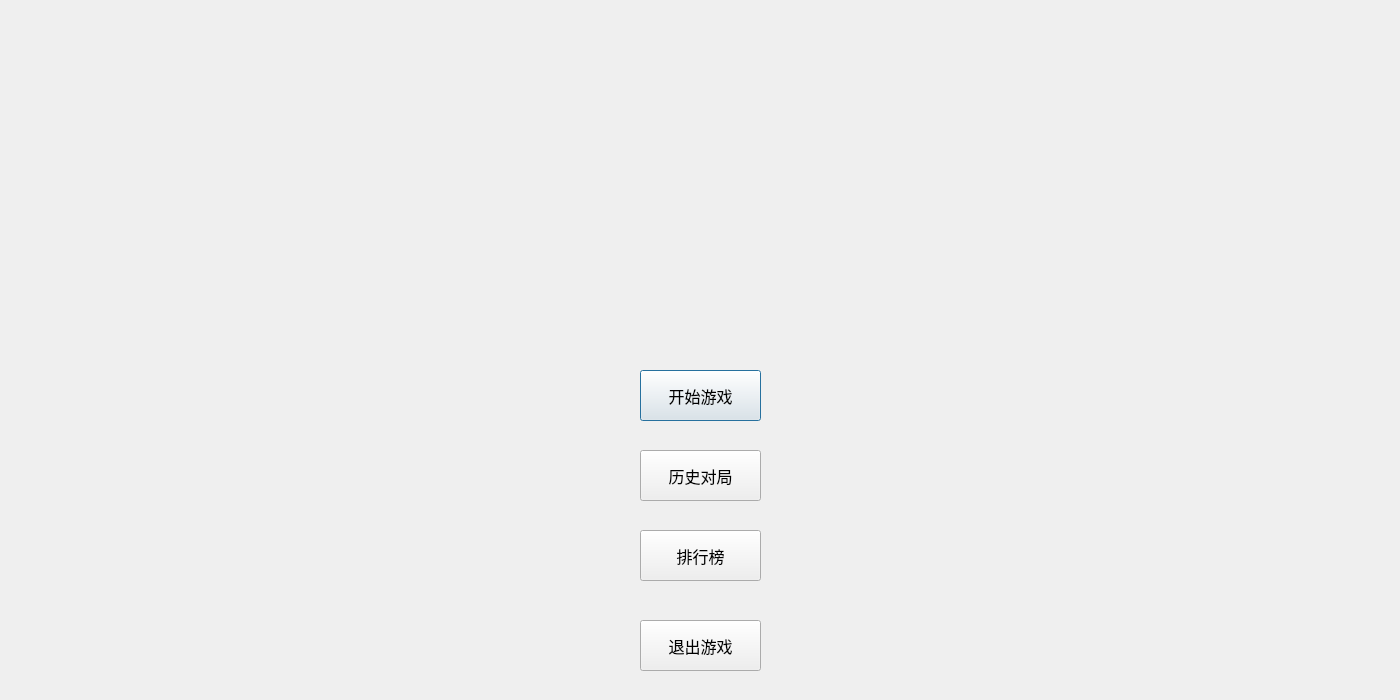
<?xml version="1.0" encoding="UTF-8"?>
<ui version="4.0">
 <class>h2</class>
 <widget class="QDialog" name="h2">
  <property name="geometry">
   <rect>
    <x>0</x>
    <y>0</y>
    <width>1400</width>
    <height>700</height>
   </rect>
  </property>
  <property name="windowTitle">
   <string>Dialog</string>
  </property>
  <property name="styleSheet">
   <string notr="true">border-image: url(:/newPrefix/backgroung.jpg);</string>
  </property>
  <widget class="QPushButton" name="pushButton">
   <property name="geometry">
    <rect>
     <x>640</x>
     <y>370</y>
     <width>121</width>
     <height>51</height>
    </rect>
   </property>
   <property name="font">
    <font>
     <family>Arial</family>
     <pointsize>12</pointsize>
    </font>
   </property>
   <property name="styleSheet">
    <string notr="true">border-image: url(:/newPrefix/white.jpg);</string>
   </property>
   <property name="text">
    <string>开始游戏</string>
   </property>
  </widget>
  <widget class="QPushButton" name="pushButton_2">
   <property name="geometry">
    <rect>
     <x>640</x>
     <y>450</y>
     <width>121</width>
     <height>51</height>
    </rect>
   </property>
   <property name="font">
    <font>
     <family>Arial</family>
     <pointsize>12</pointsize>
    </font>
   </property>
   <property name="styleSheet">
    <string notr="true">border-image: url(:/newPrefix/white.jpg);</string>
   </property>
   <property name="text">
    <string>历史对局</string>
   </property>
  </widget>
  <widget class="QPushButton" name="pushButton_3">
   <property name="geometry">
    <rect>
     <x>640</x>
     <y>530</y>
     <width>121</width>
     <height>51</height>
    </rect>
   </property>
   <property name="font">
    <font>
     <family>Arial</family>
     <pointsize>12</pointsize>
    </font>
   </property>
   <property name="styleSheet">
    <string notr="true">border-image: url(:/newPrefix/white.jpg);</string>
   </property>
   <property name="text">
    <string>排行榜</string>
   </property>
  </widget>
  <widget class="QPushButton" name="pushButton_4">
   <property name="geometry">
    <rect>
     <x>640</x>
     <y>620</y>
     <width>121</width>
     <height>51</height>
    </rect>
   </property>
   <property name="font">
    <font>
     <family>Arial</family>
     <pointsize>12</pointsize>
    </font>
   </property>
   <property name="styleSheet">
    <string notr="true">border-image: url(:/newPrefix/white.jpg);</string>
   </property>
   <property name="text">
    <string>退出游戏</string>
   </property>
  </widget>
 </widget>
 <resources>
  <include location="picture/aaa.qrc"/>
 </resources>
 <connections>
  <connection>
   <sender>pushButton</sender>
   <signal>clicked()</signal>
   <receiver>h2</receiver>
   <slot>go_2()</slot>
   <hints>
    <hint type="sourcelabel">
     <x>186</x>
     <y>90</y>
    </hint>
    <hint type="destinationlabel">
     <x>90</x>
     <y>46</y>
    </hint>
   </hints>
  </connection>
  <connection>
   <sender>pushButton_3</sender>
   <signal>clicked()</signal>
   <receiver>h2</receiver>
   <slot>go_4()</slot>
   <hints>
    <hint type="sourcelabel">
     <x>190</x>
     <y>193</y>
    </hint>
    <hint type="destinationlabel">
     <x>67</x>
     <y>175</y>
    </hint>
   </hints>
  </connection>
  <connection>
   <sender>pushButton_4</sender>
   <signal>clicked()</signal>
   <receiver>h2</receiver>
   <slot>close()</slot>
   <hints>
    <hint type="sourcelabel">
     <x>195</x>
     <y>240</y>
    </hint>
    <hint type="destinationlabel">
     <x>67</x>
     <y>227</y>
    </hint>
   </hints>
  </connection>
  <connection>
   <sender>pushButton_4</sender>
   <signal>clicked()</signal>
   <receiver>h2</receiver>
   <slot>logout()</slot>
   <hints>
    <hint type="sourcelabel">
     <x>688</x>
     <y>640</y>
    </hint>
    <hint type="destinationlabel">
     <x>558</x>
     <y>616</y>
    </hint>
   </hints>
  </connection>
  <connection>
   <sender>pushButton_2</sender>
   <signal>clicked()</signal>
   <receiver>h2</receiver>
   <slot>go_3()</slot>
   <hints>
    <hint type="sourcelabel">
     <x>664</x>
     <y>482</y>
    </hint>
    <hint type="destinationlabel">
     <x>463</x>
     <y>442</y>
    </hint>
   </hints>
  </connection>
 </connections>
 <slots>
  <slot>go_2()</slot>
  <slot>go_3()</slot>
  <slot>go_4()</slot>
  <slot>logout()</slot>
 </slots>
</ui>
